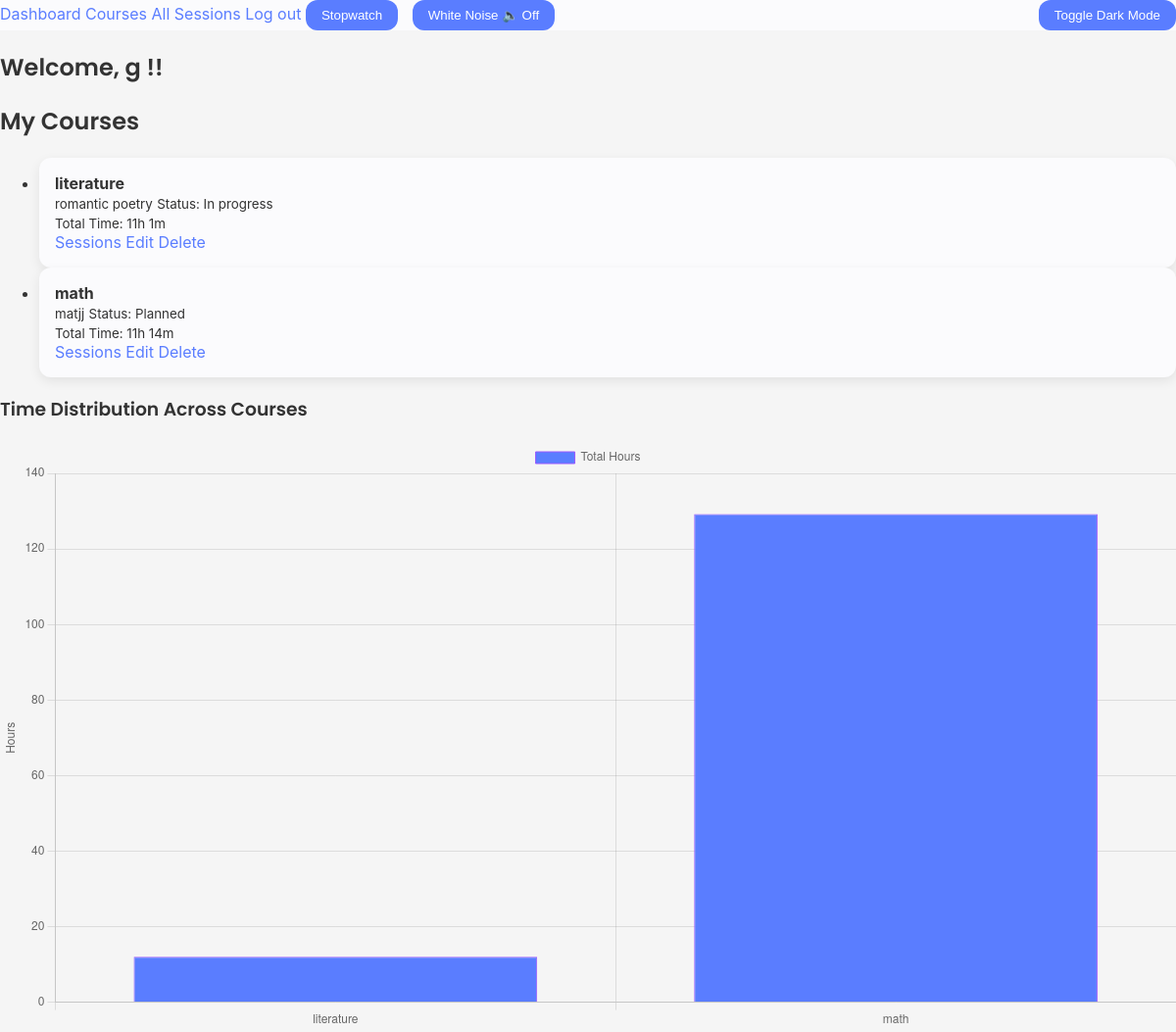
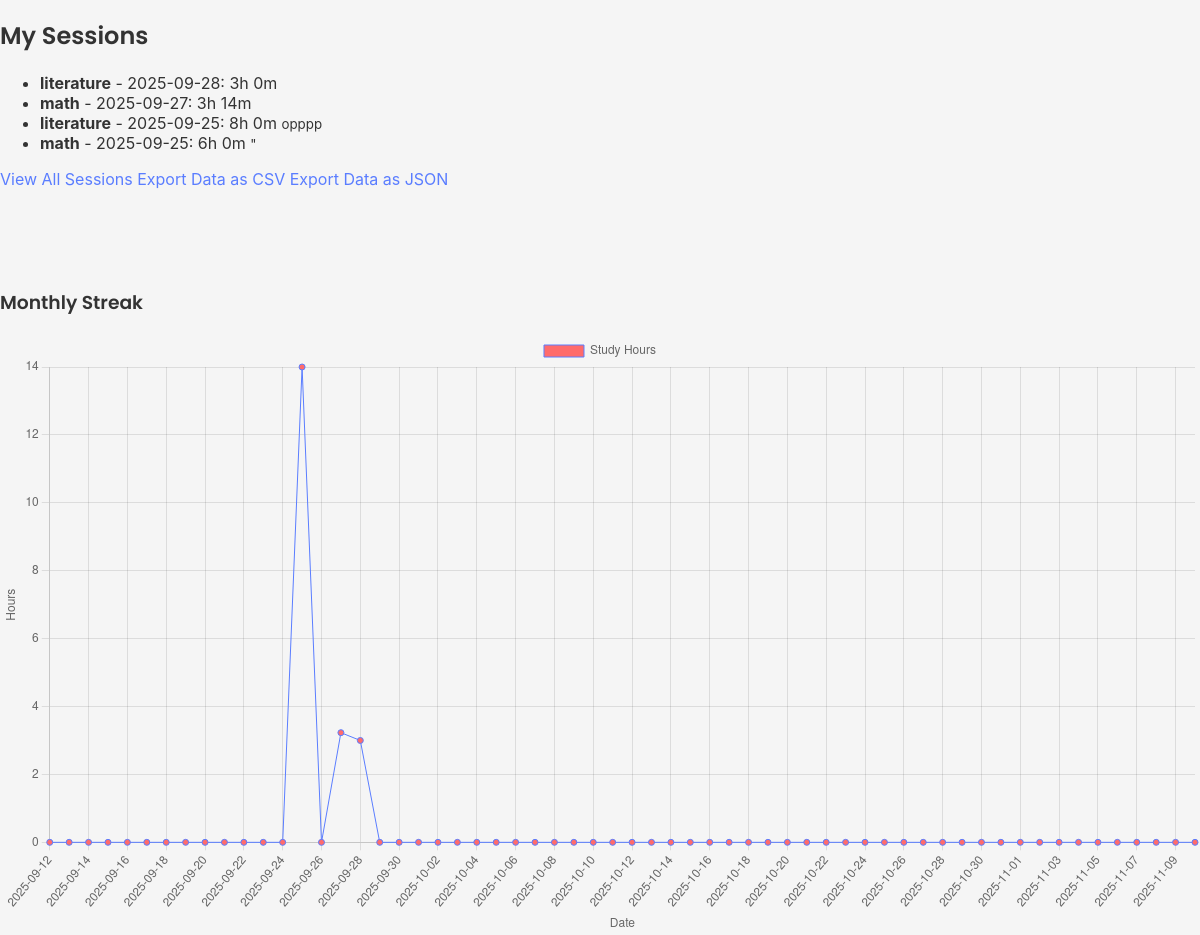
Page /dashboard (signed in) on the earlier database version (2 pictures, top to bottom).
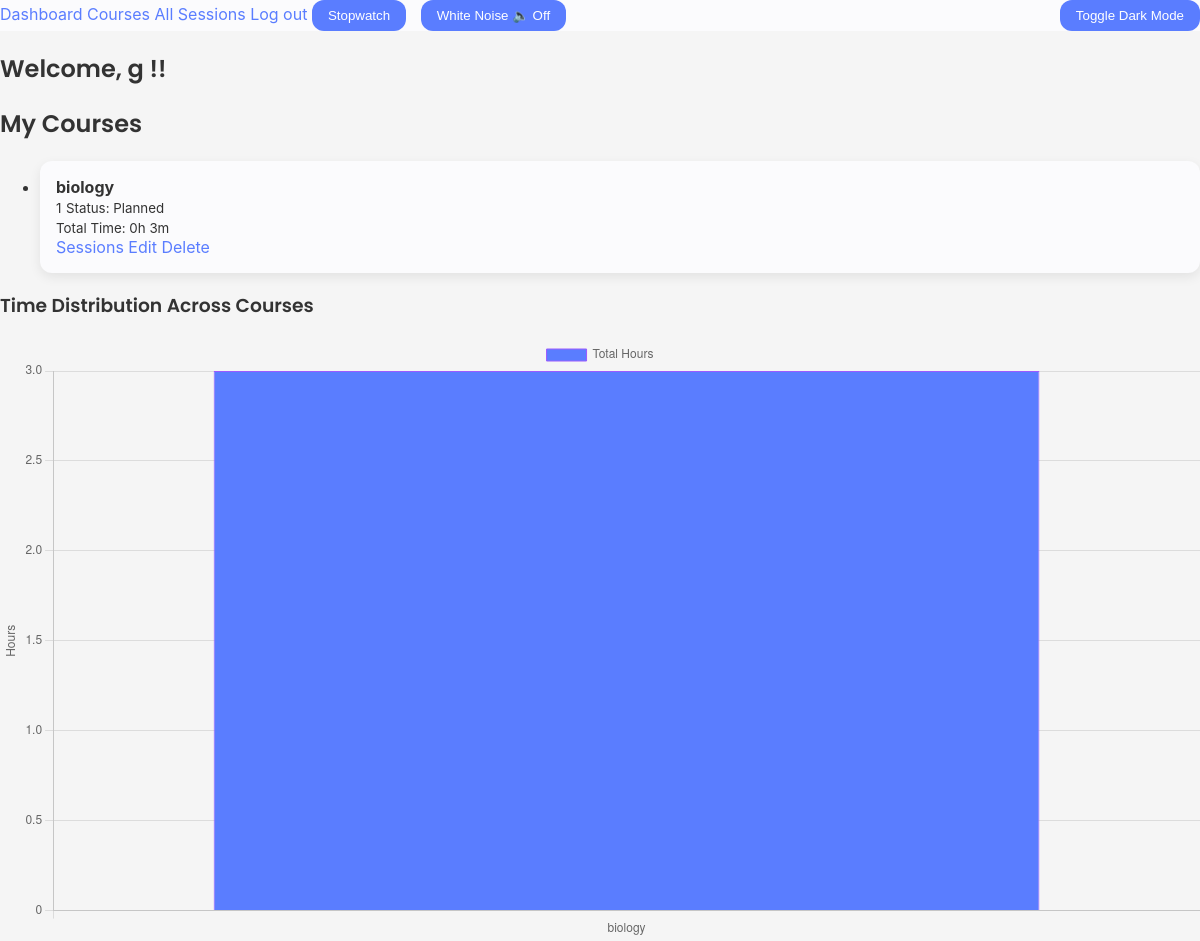
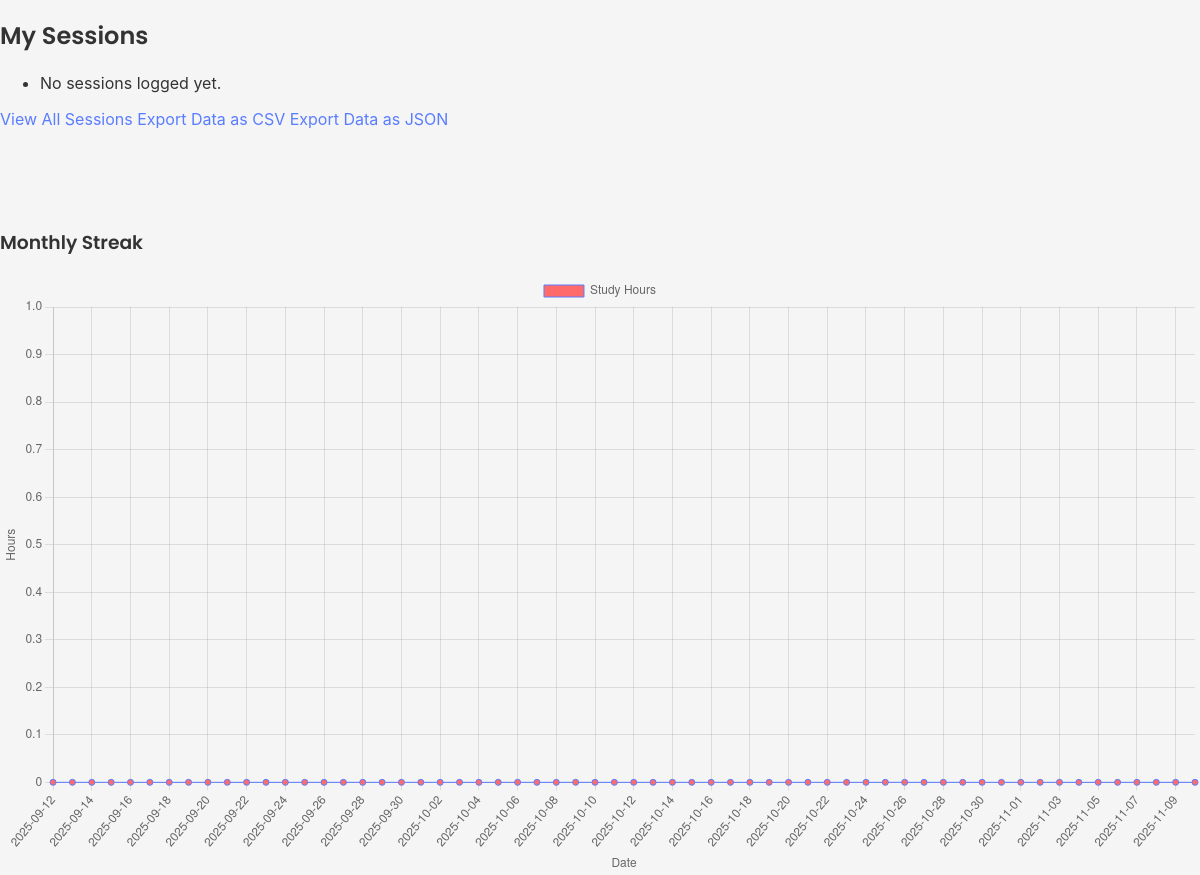
Same page on the later database version (2 pictures, top to bottom).
### models.py (models this page shows, shortened)
class Course(db.Model, UserMixin):
    id = db.Column(db.Integer, primary_key=True)
    coursename = db.Column(db.String(150), unique=True, nullable=False)
    description = db.Column(db.Text, nullable=False)
    status = db.Column(db.String(20), nullable=False, default='planned')
    createdat = db.Column(db.DateTime, default=datetime.utcnow)
    manual_hours = db.Column(db.Integer, default=0)
    total_hours = db.Column(db.Integer, nullable=False, default=0)
    user_id = db.Column(db.Integer, db.ForeignKey('user.id'), nullable=False) # links the course to a user
    sess = db.relationship('Sess', backref='course', lazy=True, cascade="all, delete-orphan")
    tags = db.Column(db.String(200))

class Sess(db.Model):
    id = db.Column(db.Integer, primary_key=True)
    course_id = db.Column(db.Integer, db.ForeignKey('course.id'), nullable=False)
    date = db.Column(db.Date, default=datetime.utcnow)
    hours = db.Column(db.Integer, default=0)
    minutes = db.Column(db.Integer, default=0)
    notes = db.Column(db.Text)

### app.py (the view)
    @app.route('/dashboard') #non -logged-in users
    @login_required
    def dashboard():
        courses = Course.query.filter_by(user_id=current_user.id).all()
        sessions = Sess.query.join(Course).filter(Course.user_id == current_user.id).order_by(Sess.date.desc()).all()
        overall_minutes = sum(s.hours * 60 + s.minutes for course in courses for s in course.sess)
        overall_hours = overall_minutes // 60
        overall_remaining_minutes = overall_minutes % 60
        course_names = [course.coursename for course in courses]
        course_hours = [sum(s.hours  + s.minutes / 60 for s in course.sess) + course.manual_hours for course in courses]
        daily_hours = defaultdict(float)
        for sess in sessions:
            day = sess.date
            if isinstance(day, datetime):
                day = day.date()
            daily_hours[day] += sess.hours + sess.minutes / 60
        today = date.today()
        start_day = today - timedelta(days=29)
        streak_labels = []
        streak_values = []
        for i in range(60):
            day = start_day + timedelta(days=i)
            streak_labels.append(day.strftime('%Y-%m-%d'))
            streak_values.append(round(daily_hours.get(day, 0), 2))
        return render_template('dashboard.html', courses=courses, sessions=sessions, overall_hours=overall_hours, overall_remaining_minutes=overall_remaining_minutes, course_names=course_names, course_hours=course_hours, streak_labels=streak_labels, streak_values=streak_values)

### templates/dashboard.html (shortened to what this page needs)
{% extends "base.html" %}
{% block content %}
<h2>Welcome, {{ current_user.username }} !! </h2>
<h2>My Courses</h2>
<ul>
    {% for course in courses %}
    <li>
        <div class="course-card">
            <strong>{{ course.coursename }} </strong><br>
            <small>{{ course.description }}</small>
            {% set status_display = {'planned':'Planned', 'in_progress':'In progress', 'completed':'Completed'} %}
            <small>Status: {{ status_display[course.status] }}</small><br>
            <small>Total Time: {{ course.total_hours // 60 }}h {{ course.total_hours % 60 }}m </small><br>
            <div class="actions">
                <a href="{{ url_for('list_sessions', course_id=course.id) }}"> Sessions</a>
                <a href="{{ url_for('edit_course', course_id=course.id) }}">Edit</a>
                <a href="{{ url_for('delete_course', course_id=course.id) }}">Delete</a>
            </div>
        </div>
        {% else %}
    <li>No courses added yet.</li>
    </li>
    {% endfor %}
</ul>
<h3>Time Distribution Across Courses</h3>
<canvas id="courseChart" width="400" height="200"></canvas>
<script>
    const ctx = document.getElementById('courseChart').getContext('2d');
    const courseChart = new Chart(ctx, {
        type: 'bar',
        data: {
            labels: {{ course_names | tojson }},
    datasets: [{
        label: 'Total Hours',
        data: {{ course_hours | tojson }},
        backgroundColor: '#5a7dff',
        borderColor: '#9b5aff',
        borderWidth: 1
                }]
            },
    options: {
        scales: {
            y: {
                beginAtZero: true,
                    title: {
                    display: true,
                        text: 'Hours'
                }
            }
        }
    }
        });
</script>
<h2>My Sessions</h2>
<ul>
    {% for sess in sessions[:10] %}
    <li>
        <strong>{{ sess.course.coursename }}</strong> -
        {{ sess.date }}: {{ sess.hours }}h {{ sess.minutes }}m <small>{{ sess.notes }}</small><br>
    </li>
    {% else %}
    <li>No sessions logged yet.</li>
    {% endfor %}
</ul>
<a href="{{ url_for('all_sessions')}}"> View All Sessions</a>
<a href="{{ url_for('export_csv') }}"> Export Data as CSV</a>
<a href="{{ url_for('export_json') }}"> Export Data as JSON</a>
<br>
<br>
<br>
<br>
<br>
<h3>Monthly Streak</h3>
<canvas id="streakChart" width="400" height="200"></canvas>
<script>
    const Streakctx = document.getElementById('streakChart').getContext('2d');
    const streakChart = new Chart(Streakctx, {
        type: 'line',
        data: {
            labels: {{ streak_labels | tojson }},
    datasets: [{
        label: 'Study Hours',
        data: {{ streak_values | tojson }},
        backgroundColor: '#ff6b6b',
        borderColor: '#5a7dff',
        borderWidth: 1
                }]
            },
    options: {
        scales: {
            y: {
                beginAtZero: true,
                    title: {
                    display: true,
                        text: 'Hours'
                }
            },
            x: {
                title: {
                    display: true,
                        text: 'Date'
                }
            }
        }
    }
        });
</script>
{% endblock %}

Differences in the rows shown:
removed Course: coursename "literature", description "romantic poetry", status "In progress", total_hours "11", course.total_hours%60 "1"
no longer on this page (row edited): Course: coursename "math", description "matjj", status "Planned", total_hours "11", course.total_hours%60 "14"
removed Sess: course.coursename "literature", date "2025-09-28", hours "3", minutes "0"
removed Sess: course.coursename "math", date "2025-09-27", hours "3", minutes "14"
no longer on this page (row edited): Sess: course.coursename "literature", date "2025-09-25", hours "8", minutes "0", notes "opppp"
removed Sess: course.coursename "math", date "2025-09-25", hours "6", minutes "0", notes "\""
added Course: coursename "biology", description "1", status "Planned", total_hours "0", course.total_hours%60 "3"
Other differences:
chart data {{ course_names | tojson }}: ["literature", "math"] → ["biology"]
chart data {{ course_hours | tojson }}: [12.0, 129.23333333333335] → [3]
chart data {{ streak_values | tojson }}: [0, 0, 0, 0, 0, 0, 0, 0, 0, 0, 0, 0, 0, 14.0, 0, 3.23, 3.0, 0, 0, 0, 0, 0, 0, 0, 0, 0, 0, 0, 0, 0, 0, 0, 0, 0, 0, 0, 0, 0, 0, 0, 0, 0, 0, 0, 0, 0, 0, 0, 0, 0, 0, 0, 0, 0, 0, 0, 0, 0, 0, 0] → [0, 0, 0, 0, 0, 0, 0, 0, 0, 0, 0, 0, 0, 0, 0, 0, 0, 0, 0, 0, 0, 0, 0, 0, 0, 0, 0, 0, 0, 0, 0, 0, 0, 0, 0, 0, 0, 0, 0, 0, 0, 0, 0, 0, 0, 0, 0, 0, 0, 0, 0, 0, 0, 0, 0, 0, 0, 0, 0, 0]
text now shown: "No sessions logged yet."
